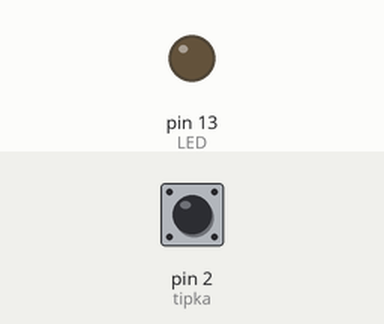
Simulated run of this program. Board: Arduino Uno, built with avr-gcc and run on an emulated ATmega328P. On the bench: output pins drawn as LEDs (lit = HIGH). The test bench sets the inputs (shaded band); at power-on: pin 2 (tipka) HIGH.

Above: at 1.2 s.
1.3 s: pin 2 (tipka) pulled LOW for 0.15 s
At 2.0 s:
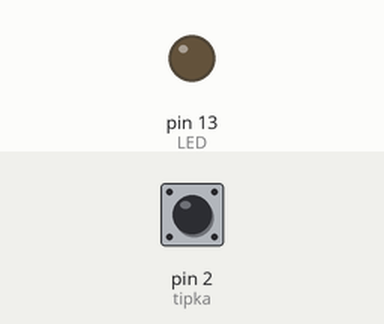
2.9 s: pin 2 (tipka) pulled LOW for 3.2 s
At 3.7 s:
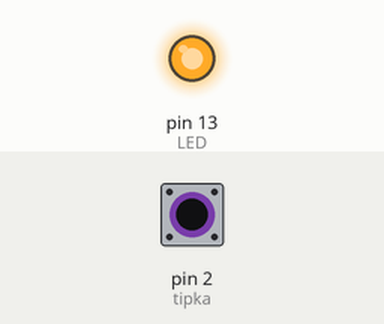
Timing chart, 0 to 7.6 s (numbered marks = the images above; inputs shaded):
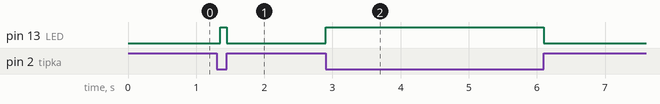

Measured:
- after the input at 1.3 s, pin 13 (LED): LOW → HIGH after 0.05 s, → LOW 0.10 s later
- after the input at 2.9 s, pin 13 (LED): LOW → HIGH at once, → LOW 3.2 s later

The program:

main.cpp
```cpp
/*AVR-LV
dejan.rakijasic@gmail.com

Zadatak: debounce primjer
debounce - problem istitravanja. Da bi eliminirali taj problem, koristimo minimalno kašnjenje (npr. 50ms) kada se mijenja stanje priključka (HIGH u LOW i obrnuto).
*/
#include <Arduino.h>
#define LED 5
#define tipka 2
int a = 0;
void setup()
{
  DDRB |= (1 << LED);
  DDRD &= ~(1 << tipka);
  PORTD |= (1 << tipka);
}
void loop()
{
  if (((PIND & (1 << tipka)) == 0) && a == 0) // ako je tipkalo pritisnuto
  {
    delay(50); // čekanje 50ms
    a = 1;
  }
  // provjera je li tipkalo još uvijek pritisnuto (nakon 50ms)
  else if (((PIND & (1 << tipka)) == 0) && a == 1)
  {
    PORTB |= (1 << LED); // ako je, uključi LED
    a = 0;
  }
  else
  {
    PORTB &= ~(1 << LED); // isključi LED
  }
}
```
